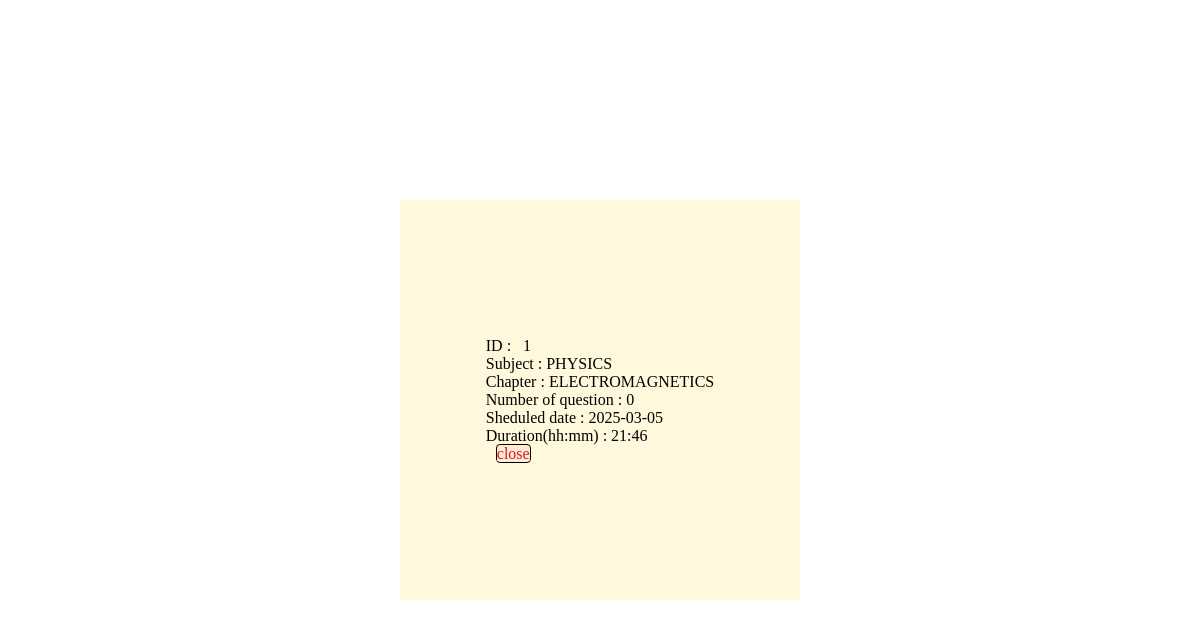
The page /view/1/1 on the database its author committed.
### tables this page shows
CREATE TABLE quiz(
    id INTEGER PRIMARY KEY AUTOINCREMENT,
    chapter_id INTEGER,
    date_of_quiz DATE,
    time_duration TIME,
    remarks TEXT,
    FOREIGN KEY(chapter_id) REFERENCES chapter(id)
);

CREATE TABLE chapter(
    id INTEGER PRIMARY KEY AUTOINCREMENT,
    name TEXT,
    description TEXT,
    sub_name TEXT,
    FOREIGN KEY (sub_name) REFERENCES subject(name));

### app.py (the view)
@app.route('/view/<id>/<u_id>')
def view(id,u_id):
    return render_template('detail_view.html',a=get_q_full_d(id),b=u_id)

### database.py (called while the page is built)
def get_q_full_d(id):
    con = sqlite3.connect('database.sqlite3')
    cur = con.cursor()
    query = f"SELECT * FROM quiz WHERE id =?"
    cur.execute(query,(id,))
    res_1 = cur.fetchall()
    query = f"SELECT COUNT(id) FROM question WHERE quiz_id=?"
    cur.execute(query,(id,))
    res_2 = cur.fetchall()
    query = f"SELECT name,sub_name FROM chapter WHERE id =?"
    cur.execute(query,(res_1[0][1],))
    res_3 = cur.fetchall()
    con.commit()
    con.close()
    return [res_1,res_2,res_3]

### templates/detail_view.html (shortened to what this page needs)
<!DOCTYPE html>
<html lang="en">
<head>
</head>
<body>
    <div id="main">
        <div id="box">
            <div>
                <p>ID : &nbsp  {{a[0][0][0]}}</p>
                <p>Subject : {{a[2][0][1]}}</p>
                <p>Chapter : {{a[2][0][0]}} </p>
                <p>Number of question : {{a[1][0][0]}} </p>
                <p>Sheduled date : {{a[0][0][2]}}</p>
                <p>Duration(hh:mm) : {{a[0][0][3]}}</p>
                <a class="innerbox" href="/user/{{b}}">close</a>
            </div>
        </div>
    </div>
</body>
</html>

### templates/detail_view.html (style rules this page uses)
* { margin: 0%; padding: 0%; box-sizing: border-box; }
html,body { height: 100%; width: 100%; }
#main { display: flex; align-items: center; justify-content: center; }
#box { display: flex; align-items: center; justify-content: center; margin-top: 200px; width: 400px; height: 400px; background-color: cornsilk; }
.innerbox { margin-left: 10px; border: 1px solid black; background-color: blanchedalmond; color: crimson; text-decoration-color: aliceblue; border-radius: 4px; }

### rows shown on the page
quiz: id "1", date_of_quiz "2025-03-05", time_duration "21:46"
chapter: sub_name "PHYSICS", name "ELECTROMAGNETICS"

### other values the page prints
{{ a[1][0][0] }} "0"
